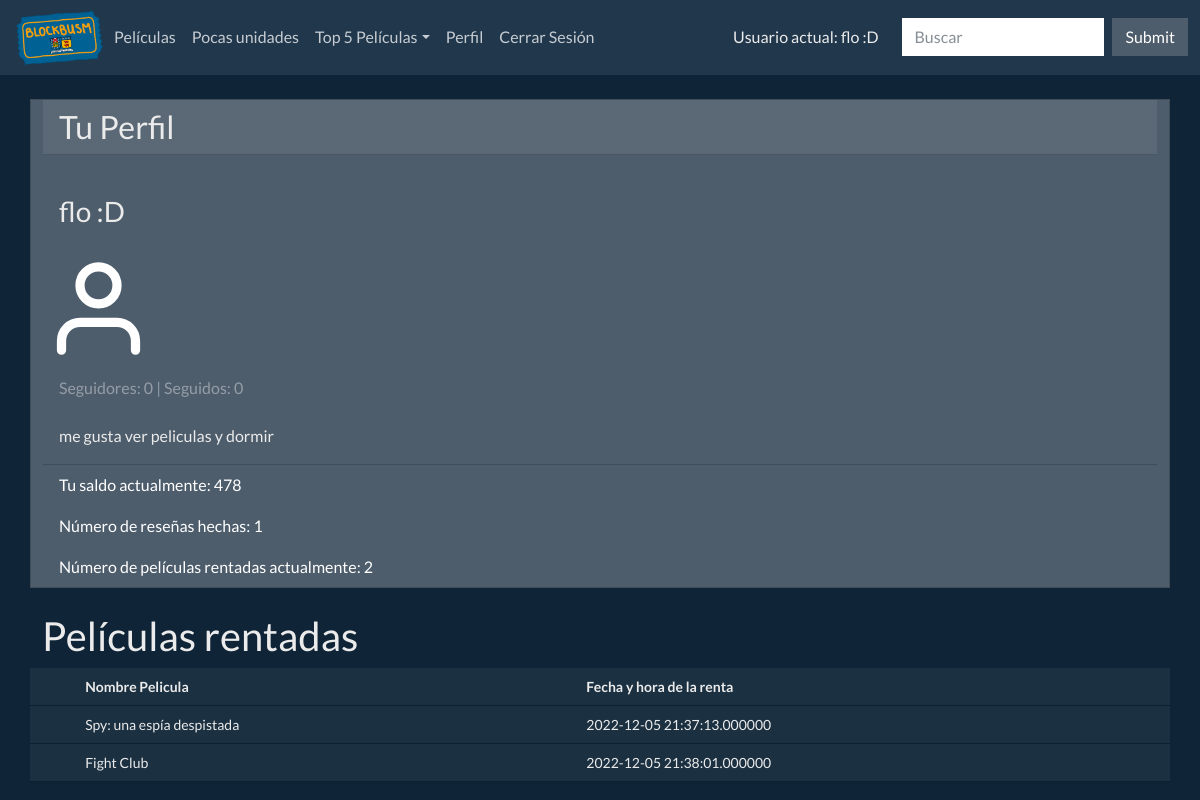
Screenshot of /PHP/perfil.php (signed in) with the database file from the repository.
### tables this page shows
CREATE TABLE `usuarios` (
  `nombre` varchar(50) NOT NULL,
  `clave` varchar(50) NOT NULL,
  `mail` varchar(50) NOT NULL,
  `saldo` int(11) NOT NULL DEFAULT 500,
  `cantRentadas` int(11) NOT NULL DEFAULT 0,
  `seguidores` int(11) NOT NULL DEFAULT 0,
  `seguidos` int(11) NOT NULL DEFAULT 0,
  `descripcion` varchar(255) NOT NULL
);

CREATE TABLE `rentashistorial` (
  `id` int(11) NOT NULL,
  `usuario` varchar(50) NOT NULL,
  `pelicula` varchar(100) NOT NULL,
  `fecha` datetime(6) NOT NULL DEFAULT current_timestamp(6)
);

### PHP/perfil.php (the view, shortened to what this page needs)
<?php
include("cabeza.php");
include("conexion-bd.php");
$mail = $_SESSION['usuario'];
$result = mysqli_query($conexion, "SELECT * FROM usuarios WHERE mail = '$mail'");
$row = mysqli_fetch_array($result);
$cantr = mysqli_num_rows(mysqli_query($conexion, "SELECT * FROM reseñas WHERE usuario = '$mail'"));
$cantrent = mysqli_num_rows(mysqli_query($conexion, "SELECT * FROM rentadas WHERE usuario = '$mail'"));
?>
<div class="card mb-4">
	<h2 class="card-header">Tu Perfil</h2>
	<div class="card-body">
		<h3 class="card-title"><?php echo $row['nombre'] ?></h3>
	</div>
	<img src="../IMAGES/user.svg" alt="icono" width="10%" height="25%">
	<div class="card-body">
		<p class="card-subtitle text-muted"><?php echo "Seguidores: ", $row['seguidores'], " | Seguidos: ", $row['seguidos'] ?></p>
		<p class="card-text"><?php echo $row['descripcion'] ?></p>
	</div>
	<ul class="list-group list-group-flush">
		<li class="list-group-item">Tu saldo actualmente: <?php echo $row['saldo'] ?></li>
		<li class="list-group-item">Número de reseñas hechas: <?php echo $cantr ?></li>
		<li class="list-group-item">Número de películas rentadas actualmente: <?php echo $cantrent ?></li>
	</ul>
</div>
<h1>Películas rentadas</h1>
<table class="table table-hover">
  <thead>
    <tr>
      <th scope="col"></th>
      <th scope="col">Nombre Pelicula</th>
      <th scope="col">Fecha y hora de la renta</th>
    </tr>
  </thead>
  <?php
  $sql = "SELECT * FROM rentashistorial;";
if ($result = mysqli_query($conexion, $sql)) {
    if (mysqli_num_rows($result) > 0) {
        while ($row = mysqli_fetch_array($result)) {
			?>
  <tbody>
    <tr class="table-Dark">
      <th scope="row"></th>
      <td><?php echo ($row['pelicula']); ?></td>
      <td><?php echo ($row['fecha']); ?></td>
    </tr>
	<?php
	}
} else {
	echo "No records matching your query were found.";
}
} else {
echo "ERROR: Could not able to execute $sql. " . mysqli_error($conexion);
}
    ?>
  </tbody>
</table>
<?php include("pie.php"); ?>

### rows the page displays
usuarios: nombre "flo :D", seguidores "0", seguidos "0", descripcion "me gusta ver peliculas y dormir", saldo "478"
rentashistorial: pelicula "Spy: una espía despistada", fecha "2022-12-05 21:37:13.000000"
rentashistorial: pelicula "Fight Club", fecha "2022-12-05 21:38:01.000000"

### other values shown
$sesionu "Usuario actual: flo :D"
$cantr "1"
$cantrent "2"
